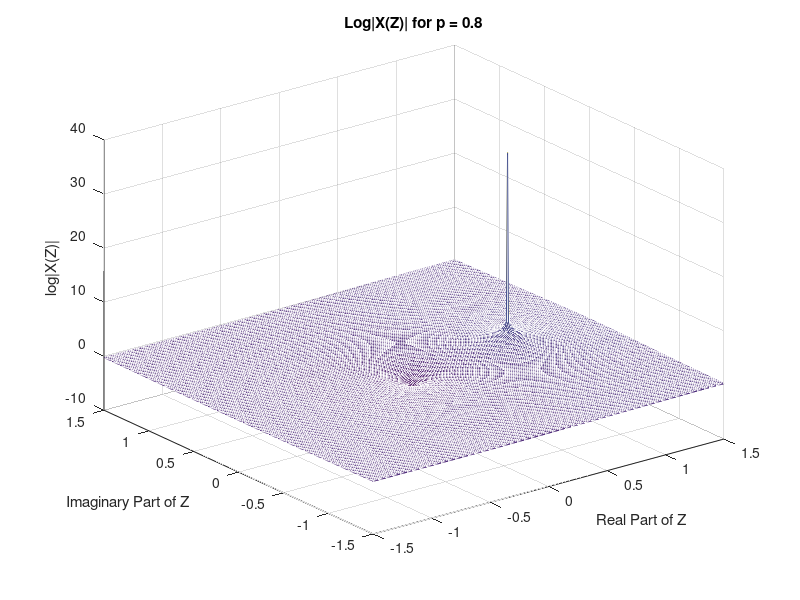
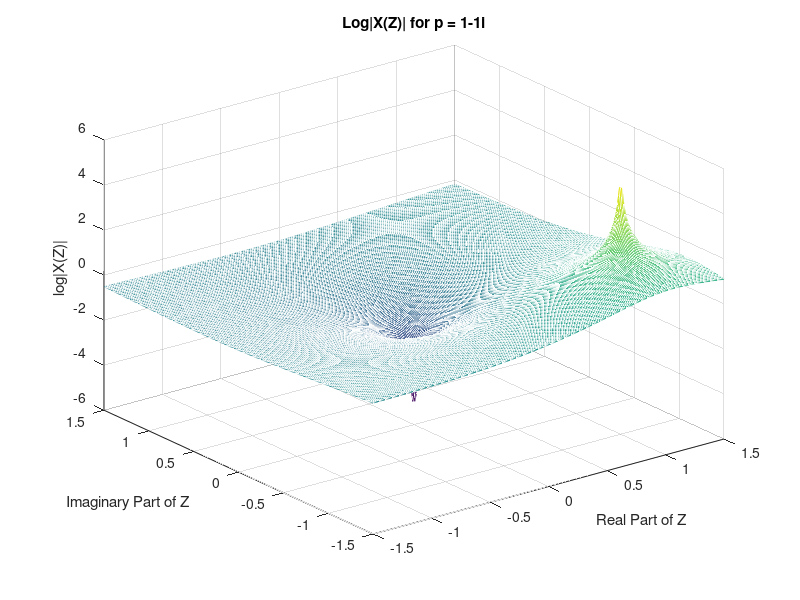

These figures' MATLAB source, in order:
p_values = [0.8,1-1i];
[x,y] = meshgrid(-1.5:0.01:1.5,-1.5:0.01:1.5);
z = x + 1i*y ;
 for i = 1:length(p_values)
     p = p_values(i);
     X_Z = 1./(1-p*z.^(-1));
     log_x = log(abs(X_Z));
     figure;
     mesh(x,y,log_x);
     title(['Log|X(Z)| for p = ', num2str(p)]);
     xlabel('Real Part of Z');
     ylabel('Imaginary Part of Z');
     zlabel('log|X(Z)|');
     rotate3d on;
 end